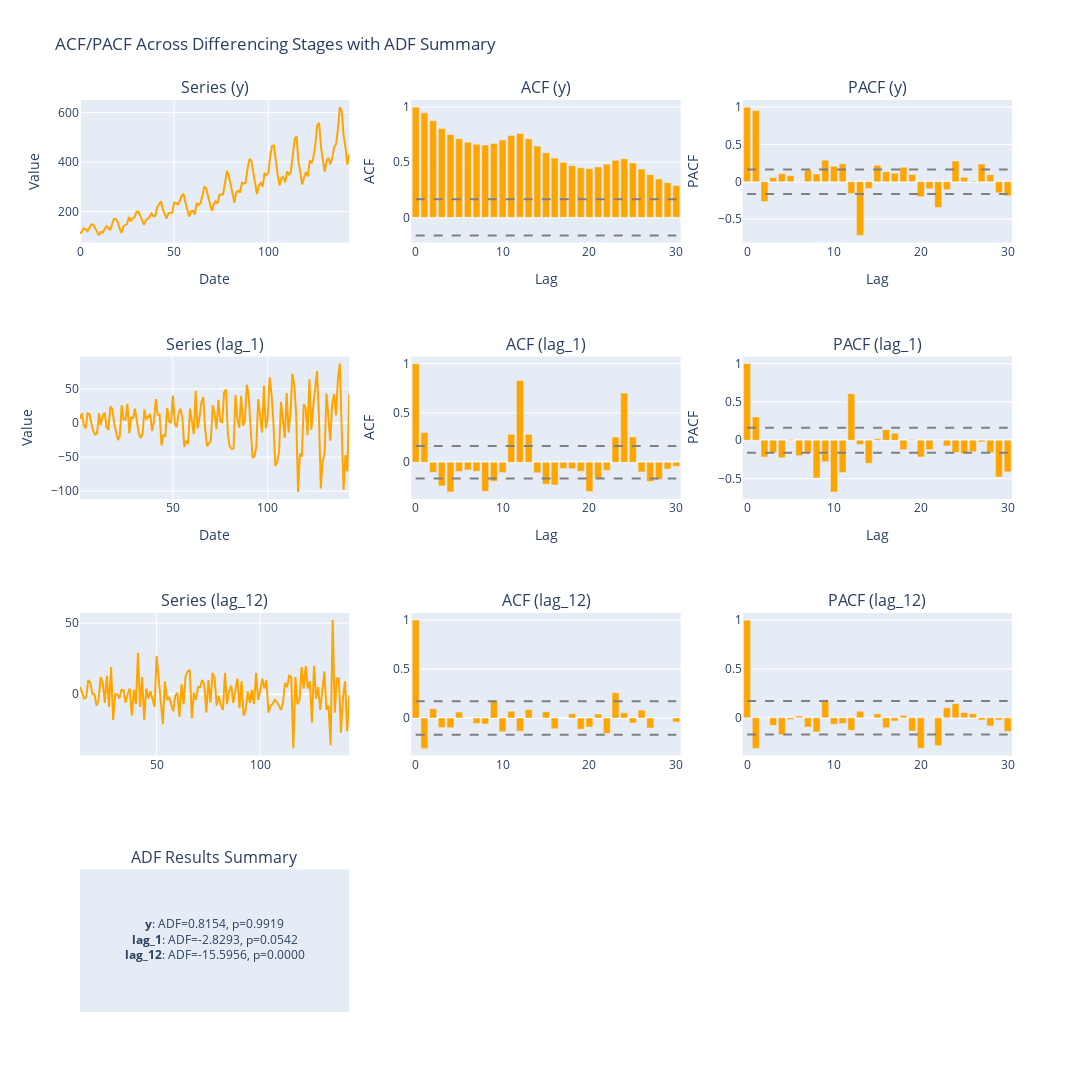

Notebook code for this chart:
### Markdown cell above
- #TODO: Adicionar gráfico de STL
- #TODO: Interpretar
- #TODO: Adicionar gráficos da aula do valeriy
- #TODO: Comparativo de dados diferenciados
- #TODO: Trazer gráficos de ipynbs dele

### Code cell
plot_acf_pacf_adf(df, ["y", "lag_1", "lag_12"])

### Figure 1 — Plotly figure (JSON) as saved in the notebook; plotly's stock layout.template omitted (floating-point values rounded to 4 significant figures; data arrays with more than 128 entries replaced by an {"elided": "..."} marker saying what was removed)
{"data": [{"line": {"color": "orange"}, "mode": "lines", "name": "y", "showlegend": false, "type": "scatter", "x": {"elided": "144 int values"}, "xaxis": "x", "y": {"elided": "144 int values"}, "yaxis": "y"}, {"marker": {"color": "orange"}, "type": "bar", "x": [0, 1, 2, 3, 4, 5, 6, 7, 8, 9, 10, 11, 12, 13, 14, 15, 16, 17, 18, 19, 20, 21, 22, 23, 24, 25, 26, 27, 28, 29, 30], "xaxis": "x2", "y": [1.0, 0.948, 0.8756, 0.8067, 0.7526, 0.7138, 0.6817, 0.6629, 0.6556, 0.6709, 0.7027, 0.7432, 0.7604, 0.7127, 0.6463, 0.5859, 0.538, 0.4997, 0.4687, 0.4499, 0.4416, 0.4572, 0.4825, 0.5171, 0.5322, 0.494, 0.4377, 0.3876, 0.348, 0.315, 0.2885], "yaxis": "y2"}, {"marker": {"color": "orange"}, "type": "bar", "x": [0, 1, 2, 3, 4, 5, 6, 7, 8, 9, 10, 11, 12, 13, 14, 15, 16, 17, 18, 19, 20, 21, 22, 23, 24, 25, 26, 27, 28, 29, 30], "xaxis": "x3", "y": [1.0, 0.9547, -0.2653, 0.05547, 0.1089, 0.08113, 0.004125, 0.1562, 0.1037, 0.2888, 0.2069, 0.2411, -0.158, -0.7183, -0.08948, 0.2216, 0.1346, 0.1156, 0.1948, 0.09666, -0.2022, -0.09364, -0.3456, -0.1062, 0.2778, 0.05878, 0.009866, 0.2377, 0.09406, -0.1475, -0.1886], "yaxis": "y3"}, {"line": {"color": "gray", "dash": "dash"}, "mode": "lines", "showlegend": false, "type": "scatter", "x": [0, 1, 2, 3, 4, 5, 6, 7, 8, 9, 10, 11, 12, 13, 14, 15, 16, 17, 18, 19, 20, 21, 22, 23, 24, 25, 26, 27, 28, 29, 30], "xaxis": "x2", "y": [0.1633, 0.1633, 0.1633, 0.1633, 0.1633, 0.1633, 0.1633, 0.1633, 0.1633, 0.1633, 0.1633, 0.1633, 0.1633, 0.1633, 0.1633, 0.1633, 0.1633, 0.1633, 0.1633, 0.1633, 0.1633, 0.1633, 0.1633, 0.1633, 0.1633, 0.1633, 0.1633, 0.1633, 0.1633, 0.1633, 0.1633], "yaxis": "y2"}, {"line": {"color": "gray", "dash": "dash"}, "mode": "lines", "showlegend": false, "type": "scatter", "x": [0, 1, 2, 3, 4, 5, 6, 7, 8, 9, 10, 11, 12, 13, 14, 15, 16, 17, 18, 19, 20, 21, 22, 23, 24, 25, 26, 27, 28, 29, 30], "xaxis": "x2", "y": [-0.1633, -0.1633, -0.1633, -0.1633, -0.1633, -0.1633, -0.1633, -0.1633, -0.1633, -0.1633, -0.1633, -0.1633, -0.1633, -0.1633, -0.1633, -0.1633, -0.1633, -0.1633, -0.1633, -0.1633, -0.1633, -0.1633, -0.1633, -0.1633, -0.1633, -0.1633, -0.1633, -0.1633, -0.1633, -0.1633, -0.1633], "yaxis": "y2"}, {"line": {"color": "gray", "dash": "dash"}, "mode": "lines", "showlegend": false, "type": "scatter", "x": [0, 1, 2, 3, 4, 5, 6, 7, 8, 9, 10, 11, 12, 13, 14, 15, 16, 17, 18, 19, 20, 21, 22, 23, 24, 25, 26, 27, 28, 29, 30], "xaxis": "x3", "y": [0.1633, 0.1633, 0.1633, 0.1633, 0.1633, 0.1633, 0.1633, 0.1633, 0.1633, 0.1633, 0.1633, 0.1633, 0.1633, 0.1633, 0.1633, 0.1633, 0.1633, 0.1633, 0.1633, 0.1633, 0.1633, 0.1633, 0.1633, 0.1633, 0.1633, 0.1633, 0.1633, 0.1633, 0.1633, 0.1633, 0.1633], "yaxis": "y3"}, {"line": {"color": "gray", "dash": "dash"}, "mode": "lines", "showlegend": false, "type": "scatter", "x": [0, 1, 2, 3, 4, 5, 6, 7, 8, 9, 10, 11, 12, 13, 14, 15, 16, 17, 18, 19, 20, 21, 22, 23, 24, 25, 26, 27, 28, 29, 30], "xaxis": "x3", "y": [-0.1633, -0.1633, -0.1633, -0.1633, -0.1633, -0.1633, -0.1633, -0.1633, -0.1633, -0.1633, -0.1633, -0.1633, -0.1633, -0.1633, -0.1633, -0.1633, -0.1633, -0.1633, -0.1633, -0.1633, -0.1633, -0.1633, -0.1633, -0.1633, -0.1633, -0.1633, -0.1633, -0.1633, -0.1633, -0.1633, -0.1633], "yaxis": "y3"}, {"line": {"color": "orange"}, "mode": "lines", "name": "lag_1", "showlegend": false, "type": "scatter", "x": {"elided": "143 int values"}, "xaxis": "x4", "y": {"elided": "143 float values"}, "yaxis": "y4"}, {"marker": {"color": "orange"}, "type": "bar", "x": [0, 1, 2, 3, 4, 5, 6, 7, 8, 9, 10, 11, 12, 13, 14, 15, 16, 17, 18, 19, 20, 21, 22, 23, 24, 25, 26, 27, 28, 29, 30], "xaxis": "x5", "y": [1.0, 0.3029, -0.1021, -0.2413, -0.3004, -0.09407, -0.07844, -0.09236, -0.2948, -0.1918, -0.1049, 0.2829, 0.8292, 0.2845, -0.1058, -0.2221, -0.2311, -0.06228, -0.06619, -0.0904, -0.2971, -0.1627, -0.08299, 0.2555, 0.7011, 0.257, -0.09818, -0.196, -0.174, -0.06923, -0.04168], "yaxis": "y5"}, {"marker": {"color": "orange"}, "type": "bar", "x": [0, 1, 2, 3, 4, 5, 6, 7, 8, 9, 10, 11, 12, 13, 14, 15, 16, 17, 18, 19, 20, 21, 22, 23, 24, 25, 26, 27, 28, 29, 30], "xaxis": "x6", "y": [1.0, 0.305, -0.2168, -0.1641, -0.2288, 0.0102, -0.2004, -0.1638, -0.4909, -0.2791, -0.6729, -0.4186, 0.6076, -0.05343, -0.3007, 0.02024, 0.1386, 0.09075, -0.1219, 0.01046, -0.2176, -0.1218, 0.003466, -0.07421, -0.1604, -0.1695, -0.1494, -0.02186, -0.1609, -0.4792, -0.4112], "yaxis": "y6"}, {"line": {"color": "gray", "dash": "dash"}, "mode": "lines", "showlegend": false, "type": "scatter", "x": [0, 1, 2, 3, 4, 5, 6, 7, 8, 9, 10, 11, 12, 13, 14, 15, 16, 17, 18, 19, 20, 21, 22, 23, 24, 25, 26, 27, 28, 29, 30], "xaxis": "x5", "y": [0.1639, 0.1639, 0.1639, 0.1639, 0.1639, 0.1639, 0.1639, 0.1639, 0.1639, 0.1639, 0.1639, 0.1639, 0.1639, 0.1639, 0.1639, 0.1639, 0.1639, 0.1639, 0.1639, 0.1639, 0.1639, 0.1639, 0.1639, 0.1639, 0.1639, 0.1639, 0.1639, 0.1639, 0.1639, 0.1639, 0.1639], "yaxis": "y5"}, {"line": {"color": "gray", "dash": "dash"}, "mode": "lines", "showlegend": false, "type": "scatter", "x": [0, 1, 2, 3, 4, 5, 6, 7, 8, 9, 10, 11, 12, 13, 14, 15, 16, 17, 18, 19, 20, 21, 22, 23, 24, 25, 26, 27, 28, 29, 30], "xaxis": "x5", "y": [-0.1639, -0.1639, -0.1639, -0.1639, -0.1639, -0.1639, -0.1639, -0.1639, -0.1639, -0.1639, -0.1639, -0.1639, -0.1639, -0.1639, -0.1639, -0.1639, -0.1639, -0.1639, -0.1639, -0.1639, -0.1639, -0.1639, -0.1639, -0.1639, -0.1639, -0.1639, -0.1639, -0.1639, -0.1639, -0.1639, -0.1639], "yaxis": "y5"}, {"line": {"color": "gray", "dash": "dash"}, "mode": "lines", "showlegend": false, "type": "scatter", "x": [0, 1, 2, 3, 4, 5, 6, 7, 8, 9, 10, 11, 12, 13, 14, 15, 16, 17, 18, 19, 20, 21, 22, 23, 24, 25, 26, 27, 28, 29, 30], "xaxis": "x6", "y": [0.1639, 0.1639, 0.1639, 0.1639, 0.1639, 0.1639, 0.1639, 0.1639, 0.1639, 0.1639, 0.1639, 0.1639, 0.1639, 0.1639, 0.1639, 0.1639, 0.1639, 0.1639, 0.1639, 0.1639, 0.1639, 0.1639, 0.1639, 0.1639, 0.1639, 0.1639, 0.1639, 0.1639, 0.1639, 0.1639, 0.1639], "yaxis": "y6"}, {"line": {"color": "gray", "dash": "dash"}, "mode": "lines", "showlegend": false, "type": "scatter", "x": [0, 1, 2, 3, 4, 5, 6, 7, 8, 9, 10, 11, 12, 13, 14, 15, 16, 17, 18, 19, 20, 21, 22, 23, 24, 25, 26, 27, 28, 29, 30], "xaxis": "x6", "y": [-0.1639, -0.1639, -0.1639, -0.1639, -0.1639, -0.1639, -0.1639, -0.1639, -0.1639, -0.1639, -0.1639, -0.1639, -0.1639, -0.1639, -0.1639, -0.1639, -0.1639, -0.1639, -0.1639, -0.1639, -0.1639, -0.1639, -0.1639, -0.1639, -0.1639, -0.1639, -0.1639, -0.1639, -0.1639, -0.1639, -0.1639], "yaxis": "y6"}, {"line": {"color": "orange"}, "mode": "lines", "name": "lag_12", "showlegend": false, "type": "scatter", "x": {"elided": "131 int values"}, "xaxis": "x7", "y": {"elided": "131 float values"}, "yaxis": "y7"}, {"marker": {"color": "orange"}, "type": "bar", "x": [0, 1, 2, 3, 4, 5, 6, 7, 8, 9, 10, 11, 12, 13, 14, 15, 16, 17, 18, 19, 20, 21, 22, 23, 24, 25, 26, 27, 28, 29, 30], "xaxis": "x8", "y": [1.0, -0.3098, 0.09535, -0.09689, -0.099, 0.061, -0.0002878, -0.05611, -0.06097, 0.1759, -0.1403, 0.06974, -0.1337, 0.08718, 0.002494, 0.06533, -0.1092, -0.0003376, 0.04403, -0.1139, -0.09127, 0.04194, -0.1573, 0.2576, 0.05284, -0.0511, 0.08145, -0.1019, 0.001517, 0.0004832, -0.03933], "yaxis": "y8"}, {"marker": {"color": "orange"}, "type": "bar", "x": [0, 1, 2, 3, 4, 5, 6, 7, 8, 9, 10, 11, 12, 13, 14, 15, 16, 17, 18, 19, 20, 21, 22, 23, 24, 25, 26, 27, 28, 29, 30], "xaxis": "x9", "y": [1.0, -0.3122, -0.0007066, -0.0766, -0.1723, -0.01593, 0.01907, -0.09355, -0.1434, 0.1688, -0.06454, -0.0585, -0.1274, 0.06826, 0.004154, 0.04127, -0.1011, -0.03167, 0.02302, -0.1355, -0.3114, 0.006401, -0.2844, 0.1034, 0.1449, 0.05407, 0.04228, -0.02106, -0.08341, -0.02062, -0.139], "yaxis": "y9"}, {"line": {"color": "gray", "dash": "dash"}, "mode": "lines", "showlegend": false, "type": "scatter", "x": [0, 1, 2, 3, 4, 5, 6, 7, 8, 9, 10, 11, 12, 13, 14, 15, 16, 17, 18, 19, 20, 21, 22, 23, 24, 25, 26, 27, 28, 29, 30], "xaxis": "x8", "y": [0.1712, 0.1712, 0.1712, 0.1712, 0.1712, 0.1712, 0.1712, 0.1712, 0.1712, 0.1712, 0.1712, 0.1712, 0.1712, 0.1712, 0.1712, 0.1712, 0.1712, 0.1712, 0.1712, 0.1712, 0.1712, 0.1712, 0.1712, 0.1712, 0.1712, 0.1712, 0.1712, 0.1712, 0.1712, 0.1712, 0.1712], "yaxis": "y8"}, {"line": {"color": "gray", "dash": "dash"}, "mode": "lines", "showlegend": false, "type": "scatter", "x": [0, 1, 2, 3, 4, 5, 6, 7, 8, 9, 10, 11, 12, 13, 14, 15, 16, 17, 18, 19, 20, 21, 22, 23, 24, 25, 26, 27, 28, 29, 30], "xaxis": "x8", "y": [-0.1712, -0.1712, -0.1712, -0.1712, -0.1712, -0.1712, -0.1712, -0.1712, -0.1712, -0.1712, -0.1712, -0.1712, -0.1712, -0.1712, -0.1712, -0.1712, -0.1712, -0.1712, -0.1712, -0.1712, -0.1712, -0.1712, -0.1712, -0.1712, -0.1712, -0.1712, -0.1712, -0.1712, -0.1712, -0.1712, -0.1712], "yaxis": "y8"}, {"line": {"color": "gray", "dash": "dash"}, "mode": "lines", "showlegend": false, "type": "scatter", "x": [0, 1, 2, 3, 4, 5, 6, 7, 8, 9, 10, 11, 12, 13, 14, 15, 16, 17, 18, 19, 20, 21, 22, 23, 24, 25, 26, 27, 28, 29, 30], "xaxis": "x9", "y": [0.1712, 0.1712, 0.1712, 0.1712, 0.1712, 0.1712, 0.1712, 0.1712, 0.1712, 0.1712, 0.1712, 0.1712, 0.1712, 0.1712, 0.1712, 0.1712, 0.1712, 0.1712, 0.1712, 0.1712, 0.1712, 0.1712, 0.1712, 0.1712, 0.1712, 0.1712, 0.1712, 0.1712, 0.1712, 0.1712, 0.1712], "yaxis": "y9"}, {"line": {"color": "gray", "dash": "dash"}, "mode": "lines", "showlegend": false, "type": "scatter", "x": [0, 1, 2, 3, 4, 5, 6, 7, 8, 9, 10, 11, 12, 13, 14, 15, 16, 17, 18, 19, 20, 21, 22, 23, 24, 25, 26, 27, 28, 29, 30], "xaxis": "x9", "y": [-0.1712, -0.1712, -0.1712, -0.1712, -0.1712, -0.1712, -0.1712, -0.1712, -0.1712, -0.1712, -0.1712, -0.1712, -0.1712, -0.1712, -0.1712, -0.1712, -0.1712, -0.1712, -0.1712, -0.1712, -0.1712, -0.1712, -0.1712, -0.1712, -0.1712, -0.1712, -0.1712, -0.1712, -0.1712, -0.1712, -0.1712], "yaxis": "y9"}, {"mode": "text", "showlegend": false, "text": ["<b>y</b>: ADF=0.8154, p=0.9919<br><b>lag_1</b>: ADF=-2.8293, p=0.0542<br><b>lag_12</b>: ADF=-15.5956, p=0.0000"], "type": "scatter", "x": [0], "xaxis": "x10", "y": [0], "yaxis": "y10"}], "layout": {"annotations": [{"font": {"size": 16}, "showarrow": false, "text": "Series (y)", "x": 0.1444, "xanchor": "center", "xref": "paper", "y": 1, "yanchor": "bottom", "yref": "paper"}, {"font": {"size": 16}, "showarrow": false, "text": "ACF (y)", "x": 0.5, "xanchor": "center", "xref": "paper", "y": 1, "yanchor": "bottom", "yref": "paper"}, {"font": {"size": 16}, "showarrow": false, "text": "PACF (y)", "x": 0.8556, "xanchor": "center", "xref": "paper", "y": 1, "yanchor": "bottom", "yref": "paper"}, {"font": {"size": 16}, "showarrow": false, "text": "Series (lag_1)", "x": 0.1444, "xanchor": "center", "xref": "paper", "y": 0.7188, "yanchor": "bottom", "yref": "paper"}, {"font": {"size": 16}, "showarrow": false, "text": "ACF (lag_1)", "x": 0.5, "xanchor": "center", "xref": "paper", "y": 0.7188, "yanchor": "bottom", "yref": "paper"}, {"font": {"size": 16}, "showarrow": false, "text": "PACF (lag_1)", "x": 0.8556, "xanchor": "center", "xref": "paper", "y": 0.7188, "yanchor": "bottom", "yref": "paper"}, {"font": {"size": 16}, "showarrow": false, "text": "Series (lag_12)", "x": 0.1444, "xanchor": "center", "xref": "paper", "y": 0.4375, "yanchor": "bottom", "yref": "paper"}, {"font": {"size": 16}, "showarrow": false, "text": "ACF (lag_12)", "x": 0.5, "xanchor": "center", "xref": "paper", "y": 0.4375, "yanchor": "bottom", "yref": "paper"}, {"font": {"size": 16}, "showarrow": false, "text": "PACF (lag_12)", "x": 0.8556, "xanchor": "center", "xref": "paper", "y": 0.4375, "yanchor": "bottom", "yref": "paper"}, {"font": {"size": 16}, "showarrow": false, "text": "ADF Results Summary", "x": 0.1444, "xanchor": "center", "xref": "paper", "y": 0.1562, "yanchor": "bottom", "yref": "paper"}], "height": 1200, "showlegend": false, "title": {"text": "ACF/PACF Across Differencing Stages with ADF Summary"}, "width": 1300, "xaxis": {"anchor": "y", "domain": [0, 0.2889], "title": {"text": "Date"}}, "xaxis10": {"anchor": "y10", "domain": [0, 0.2889], "visible": false}, "xaxis11": {"anchor": "y11", "domain": [0.3556, 0.6444]}, "xaxis12": {"anchor": "y12", "domain": [0.7111, 1]}, "xaxis2": {"anchor": "y2", "domain": [0.3556, 0.6444], "title": {"text": "Lag"}}, "xaxis3": {"anchor": "y3", "domain": [0.7111, 1], "title": {"text": "Lag"}}, "xaxis4": {"anchor": "y4", "domain": [0, 0.2889], "title": {"text": "Date"}}, "xaxis5": {"anchor": "y5", "domain": [0.3556, 0.6444], "title": {"text": "Lag"}}, "xaxis6": {"anchor": "y6", "domain": [0.7111, 1], "title": {"text": "Lag"}}, "xaxis7": {"anchor": "y7", "domain": [0, 0.2889]}, "xaxis8": {"anchor": "y8", "domain": [0.3556, 0.6444]}, "xaxis9": {"anchor": "y9", "domain": [0.7111, 1]}, "yaxis": {"anchor": "x", "domain": [0.8438, 1], "title": {"text": "Value"}}, "yaxis10": {"anchor": "x10", "domain": [0, 0.1562], "visible": false}, "yaxis11": {"anchor": "x11", "domain": [0, 0.1562]}, "yaxis12": {"anchor": "x12", "domain": [0, 0.1562]}, "yaxis2": {"anchor": "x2", "domain": [0.8438, 1], "title": {"text": "ACF"}}, "yaxis3": {"anchor": "x3", "domain": [0.8438, 1], "title": {"text": "PACF"}}, "yaxis4": {"anchor": "x4", "domain": [0.5625, 0.7188], "title": {"text": "Value"}}, "yaxis5": {"anchor": "x5", "domain": [0.5625, 0.7188], "title": {"text": "ACF"}}, "yaxis6": {"anchor": "x6", "domain": [0.5625, 0.7188], "title": {"text": "PACF"}}, "yaxis7": {"anchor": "x7", "domain": [0.2812, 0.4375]}, "yaxis8": {"anchor": "x8", "domain": [0.2812, 0.4375]}, "yaxis9": {"anchor": "x9", "domain": [0.2812, 0.4375]}}}
